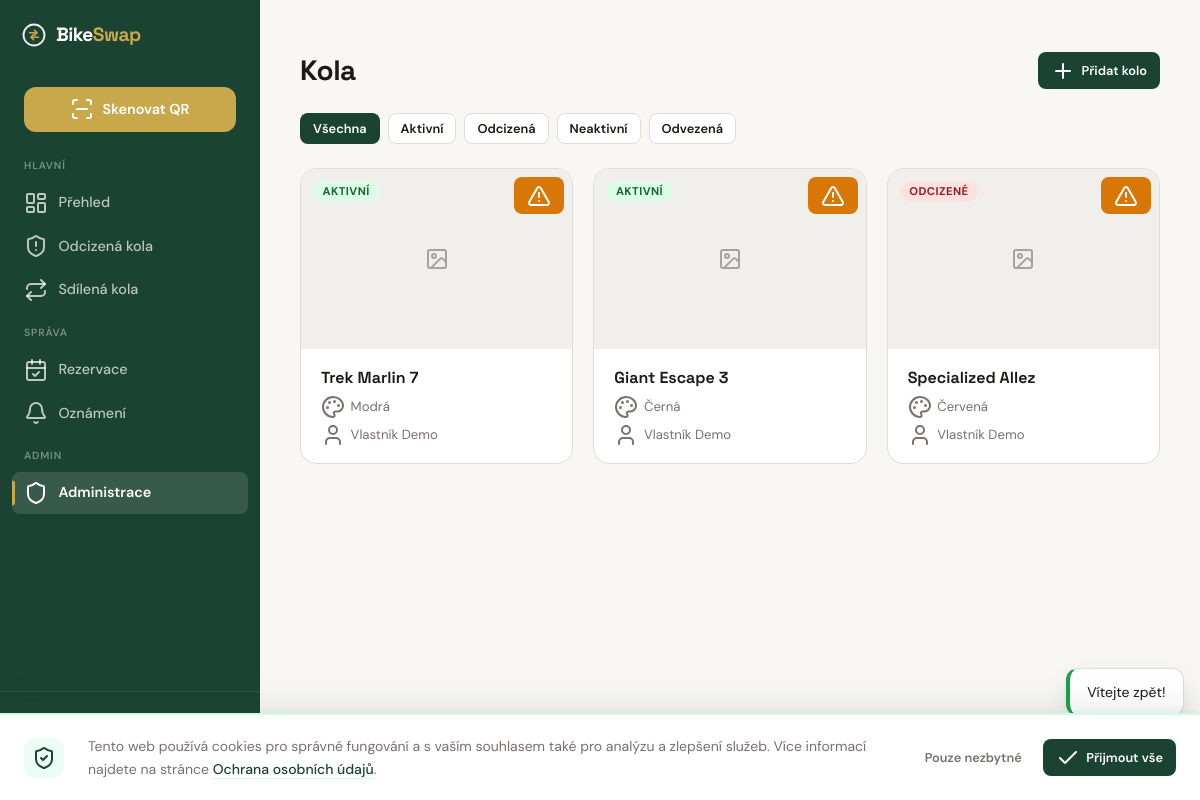
/admin/bikes (signed in), run on the app's committed database.
### tables this page shows
CREATE TABLE IF NOT EXISTS `bikes` (
    `id`                   INT UNSIGNED    NOT NULL AUTO_INCREMENT,
    `owner_id`             INT UNSIGNED    NOT NULL,
    `qr_hash`              VARCHAR(64)     NOT NULL,
    `brand`                VARCHAR(100)    NOT NULL,
    `model`                VARCHAR(100)    NULL DEFAULT NULL,
    `color`                VARCHAR(50)     NOT NULL,
    `frame_number`         VARCHAR(100)    NULL DEFAULT NULL,
    `year_of_manufacture`  SMALLINT UNSIGNED NULL DEFAULT NULL,
    `description`          TEXT            NULL DEFAULT NULL,
    `status`               ENUM('active', 'stolen', 'found', 'recovered', 'seized') NOT NULL DEFAULT 'active',
    `is_shared`            TINYINT(1)      NOT NULL DEFAULT 0,
    `auto_accept`          TINYINT(1)      NOT NULL DEFAULT 0,
    `availability_days`    VARCHAR(20)     DEFAULT NULL,
    `created_at`           DATETIME        NOT NULL DEFAULT CURRENT_TIMESTAMP,
    `updated_at`           DATETIME        NOT NULL DEFAULT CURRENT_TIMESTAMP ON UPDATE CURRENT_TIMESTAMP,

    PRIMARY KEY (`id`),
    UNIQUE KEY `uq_bikes_qr_hash` (`qr_hash`),
    KEY `idx_bikes_owner` (`owner_id`),
    KEY `idx_bikes_status` (`status`),
    KEY `idx_bikes_shared` (`is_shared`),
    CONSTRAINT `fk_bikes_owner` FOREIGN KEY (`owner_id`) REFERENCES `users` (`id`) ON DELETE CASCADE
);

CREATE TABLE IF NOT EXISTS `users` (
    `id`                 INT UNSIGNED    NOT NULL AUTO_INCREMENT,
    `email`              VARCHAR(255)    NOT NULL,
    `password_hash`      VARCHAR(255)    NOT NULL,
    `role`               ENUM('user', 'police', 'admin') NOT NULL DEFAULT 'user',
    `first_name`         VARCHAR(50)     NOT NULL,
    `surname`            VARCHAR(50)     NOT NULL DEFAULT '',
    `phone`              VARCHAR(20)     NULL DEFAULT NULL,
    `address`            VARCHAR(255)    NULL DEFAULT NULL,
    `is_verified`        TINYINT(1)      NOT NULL DEFAULT 0,
    `verification_token` VARCHAR(64)     NULL DEFAULT NULL,
    `password_reset_token`   VARCHAR(64) NULL DEFAULT NULL,
    `password_reset_expires` DATETIME    NULL DEFAULT NULL,
    `totp_secret`        VARCHAR(255)    NULL DEFAULT NULL,
    `totp_enabled`       TINYINT(1)      NOT NULL DEFAULT 0,
    `karma_score`        INT             NOT NULL DEFAULT 0,
    `is_banned`          TINYINT(1)      NOT NULL DEFAULT 0,
    `created_at`         DATETIME        NOT NULL DEFAULT CURRENT_TIMESTAMP,
    `updated_at`         DATETIME        NOT NULL DEFAULT CURRENT_TIMESTAMP ON UPDATE CURRENT_TIMESTAMP,
    `last_login_at`      DATETIME        NULL DEFAULT NULL,

    PRIMARY KEY (`id`),
    UNIQUE KEY `uq_users_email` (`email`),
    KEY `idx_users_role` (`role`)
);

### templates/admin/bikes.php (the view, shortened to what the rows shown need)
<div class="page-header">
  <h1>Kola</h1>
</div>
<?php if (empty($bikes)): ?>
  <div class="card">
    <div class="card-body">
      <p class="text-muted text-center">Žádná kola nenalezena.</p>
    </div>
  </div>
<?php else: ?>
  <div class="bike-grid">
    <?php foreach ($bikes as $bike): ?>
      <div class="bike-card card-hover" style="position:relative">
        <a href="/admin/bikes/<?= $bike->getId() ?>" style="text-decoration:none;color:inherit">
          <div class="bike-card-photo-wrap">
            <?php $primaryPhoto = $bike->getPrimaryPhoto(); ?>
            <?php if ($primaryPhoto): ?>
              <img src="<?= e($primaryPhoto->getUrl()) ?>" alt="<?= e($bike->getFullName()) ?>" class="bike-card-photo">
            <?php else: ?>
              <div class="bike-card-photo-placeholder"><i data-lucide="image"></i></div>
            <?php endif; ?>
            <div class="bike-card-badges">
              <?php
                $statusLabels = ['active' => 'Aktivní', 'stolen' => 'Odcizené', 'shared' => 'Sdílené', 'inactive' => 'Neaktivní', 'seized' => 'Odvezeno'];
              ?>
              <span class="status-badge status-<?= e($bike->getStatus()) ?>">
                <?= e($statusLabels[$bike->getStatus()] ?? $bike->getStatus()) ?>
              </span>
            </div>
          </div>
          <div class="bike-card-body">
            <div class="bike-card-name"><?= e($bike->getFullName()) ?></div>
            <div class="bike-card-meta"><i data-lucide="palette"></i> <?= e($bike->getColor()) ?></div>
            <?php $owner = $owners[$bike->getOwnerId()] ?? null; ?>
            <?php if ($owner): ?>
              <div class="bike-card-meta" style="margin-top:0.25rem">
                <i data-lucide="user"></i>
                <?= e($owner->getFullName()) ?>
              </div>
            <?php endif; ?>
          </div>
        </a>
        <a href="/admin/warnings/new?bike_id=<?= $bike->getId() ?>" class="btn btn-warning btn-sm" style="position:absolute;top:0.5rem;right:0.5rem;z-index:2" title="Přidat upozornění">
          <i data-lucide="alert-triangle"></i>
        </a>
      </div>
    <?php endforeach; ?>
  </div>
<?php endif; ?>

### data on the page
bikes: status "AKTIVNÍ", $bike->getFullName() "Trek Marlin 7", color "Modrá", owner.surname "Vlastník Demo"
bikes: status "AKTIVNÍ", $bike->getFullName() "Giant Escape 3", color "Černá", owner.surname "Vlastník Demo"
bikes: status "ODCIZENÉ", $bike->getFullName() "Specialized Allez", color "Červená", owner.surname "Vlastník Demo"
